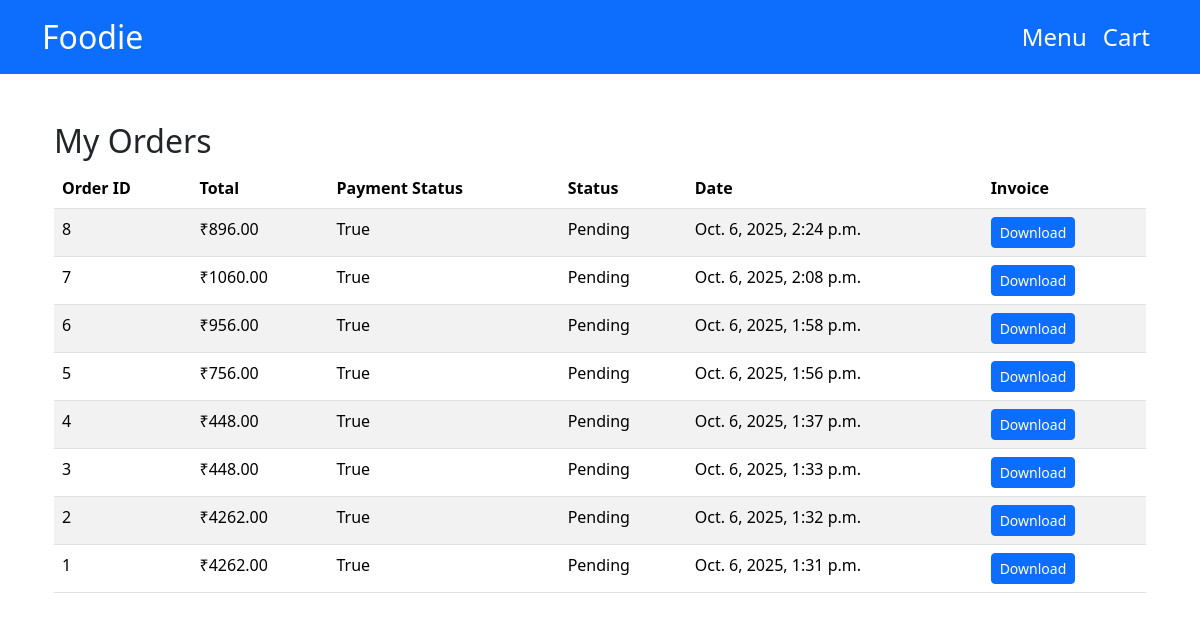
Page /my-orders/ (signed in) on the earlier database version.
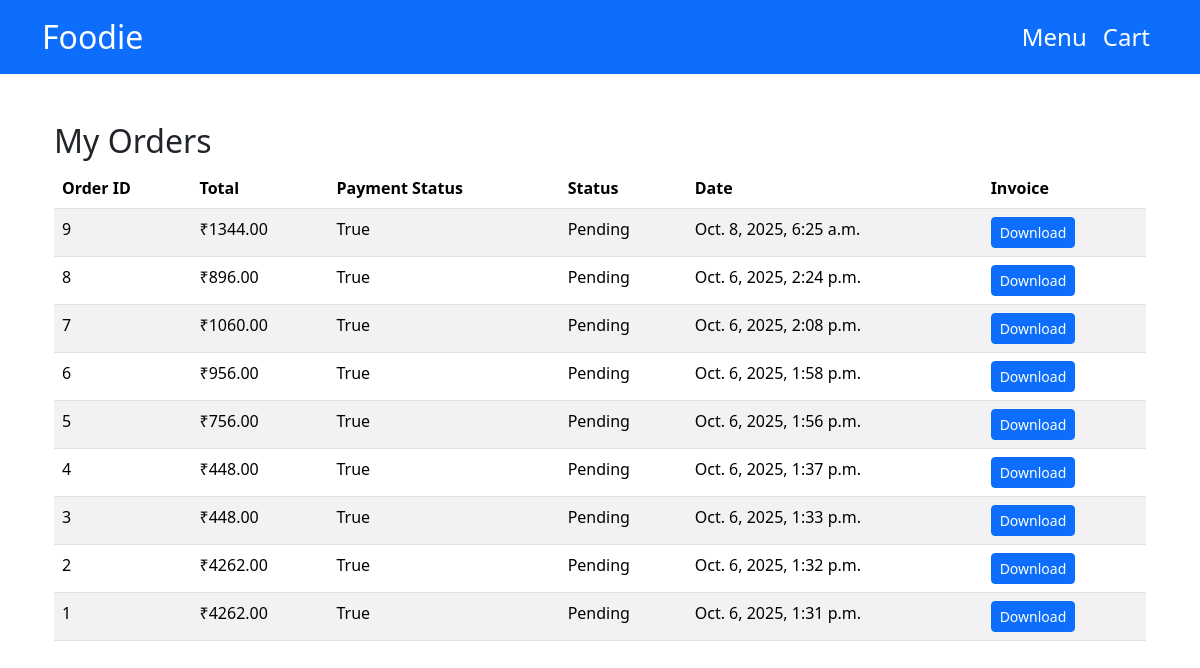
Same page on the later database version.
### store/models.py (models this page shows, shortened)
class Order(models.Model):
    user = models.ForeignKey(User, on_delete=models.SET_NULL, null=True, blank=True)
    full_name = models.CharField(max_length=255)
    email = models.EmailField()
    phone = models.CharField(max_length=20)
    address = models.TextField()
    subtotal = models.DecimalField(max_digits=10, decimal_places=2, default=0)
    gst_amount = models.DecimalField(max_digits=10, decimal_places=2, default=0)
    total_amount = models.DecimalField(max_digits=10, decimal_places=2, default=0)
    status = models.CharField(max_length=50, default='Pending')
    payment_status = models.BooleanField(default=False)
    created_at = models.DateTimeField(auto_now_add=True)

### store/views.py (the view)
# urls.py: path('my-orders/', views.my_orders, name='my_orders'),  # User order history
@login_required
def my_orders(request):
    orders = Order.objects.filter(user=request.user).order_by('-created_at')
    return render(request, 'store/my_orders.html', {'orders': orders})

### store/templates/store/my_orders.html (shortened to what this page needs)
{% extends 'store/base.html' %}
{% block content %}
<div class="container my-5">
    <h2>My Orders</h2>
    {% if orders %}
        <table class="table table-striped">
            <thead>
                <tr>
                    <th>Order ID</th>
                    <th>Total</th>
                    <th>Payment Status</th>
                    <th>Status</th>
                    <th>Date</th>
                    <th>Invoice</th>
                </tr>
            </thead>
            <tbody>
                {% for order in orders %}
                <tr>
                    <td>{{ order.id }}</td>
                    <td>₹{{ order.total_amount }}</td>
                    <td>{{ order.payment_status }}</td>
                    <td>{{ order.status }}</td>
                    <td>{{ order.created_at }}</td>
                    <td>
                        <a href="{% url 'invoice' order.id %}" class="btn btn-sm btn-primary">Download</a>
                    </td>
                </tr>
                {% endfor %}
            </tbody>
        </table>
    {% else %}
        <p>You have no orders yet.</p>
    {% endif %}
</div>
{% endblock %}

### store/templates/store/base.html (shortened to what this page needs)
<!DOCTYPE html>
<html lang="en">
<head>
    <link href="https://cdn.jsdelivr.net/npm/bootstrap@5.3.2/dist/css/bootstrap.min.css" rel="stylesheet">
</head>
<body>
<nav class="navbar navbar-expand-lg navbar-dark bg-primary">
  <div class="container">
    <a class="navbar-brand fs-2" href="{% url 'home' %}">Foodie</a>
    <div class="collapse navbar-collapse" id="navbarNav">
      <ul class="navbar-nav ms-auto">
        <li class="nav-item"><a class="nav-link text-white fs-4" href="{% url 'home' %}">Menu</a></li>
        <li class="nav-item"><a class="nav-link text-white fs-4" href="{% url 'cart' %}">Cart</a></li>
      </ul>
    </div>
  </div>
</nav>
<div class="container mt-4">
    {% block content %}{% endblock %}
</div>
</body>
</html>

Differences in the rows shown:
added Order: id "9", total_amount "1344.00", payment_status "True", status "Pending", created_at "Oct. 8, 2025, 6:25 a.m."
